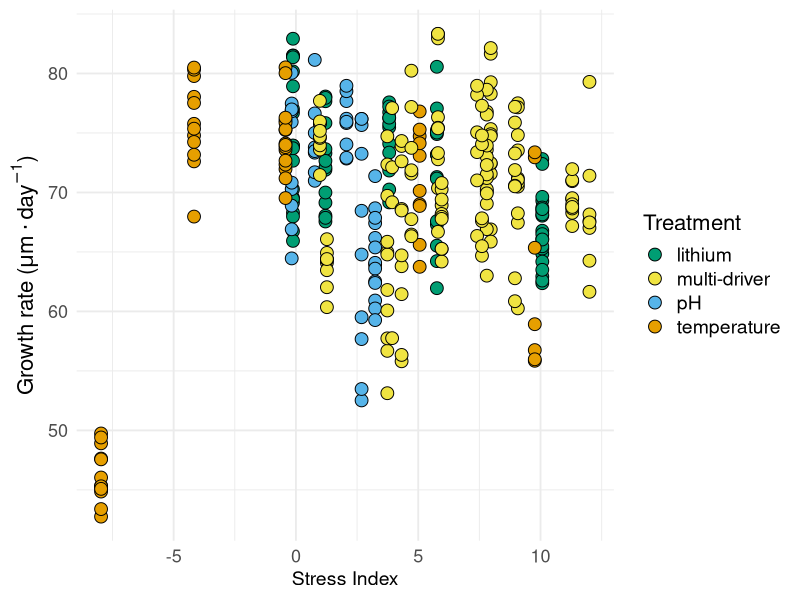

Recreate this plot in R.

library(readxl)
library(ggplot2)
stressindex_data <- read_excel("stressindex_data.xlsx", 
                               col_types = c("text", "text", "numeric", 
                                             "numeric", "numeric", "numeric", 
                                             "numeric"))
#View(stressindex_data)


# Colorblind-friendly palette
driver_palette <- c(
  "temperature" = "#E69F00",     # orange
  "pH" = "#56B4E9",       # sky blue
  "lithium" = "#009E73",       # bluish green
  "multi-driver" = "#F0E442"        # yellow
)


# Create a scatter plot of stress index vs gr with points filled by treatment
png("stressindex.png", width = 8, height = 6, units = "in", res = 300)
ggplot(stressindex_data, aes(x = stress_index, y = gr, fill = Treatment)) +
       geom_point(shape = 21, size = 4, color = "black") +
       scale_fill_manual(values = driver_palette) +
        xlab(expression(paste("Stress Index")))+
        ylab(expression(paste("Growth rate ("*mu*"m"%.%"day"^-1*")")))+
       #labs(x = "Stress Index", y = "Growth rate ("*mu*"m"%.%"day"^-1*")", fill = "Treatment") +
       theme_minimal(base_size = 14)+
        theme(
          axis.text       = element_text(size = 13),
          axis.title.y    = element_text(size = 16),
          legend.text     = element_text(size = 14),
          legend.title    = element_text(size = 16),
          plot.title      = element_text(size = 16, face = "bold")
       )
dev.off()



